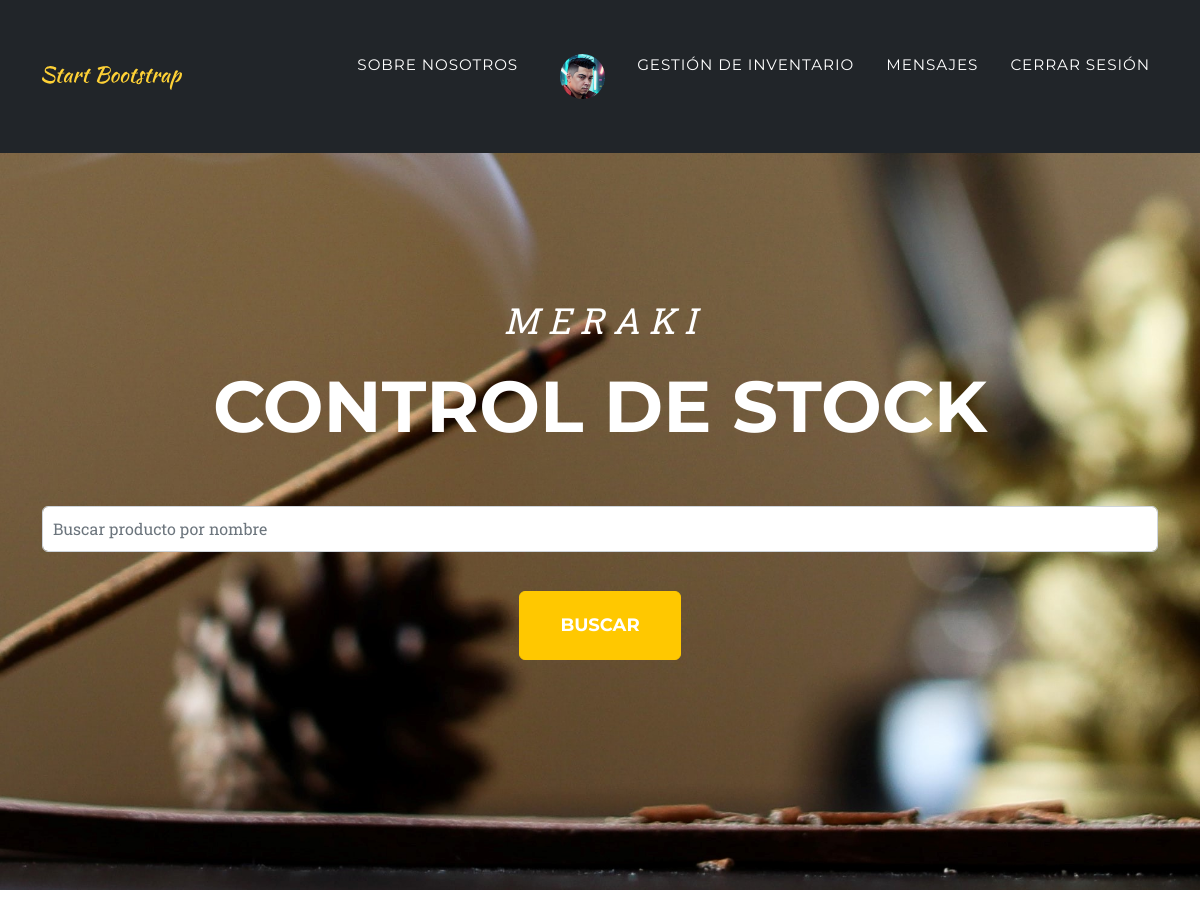
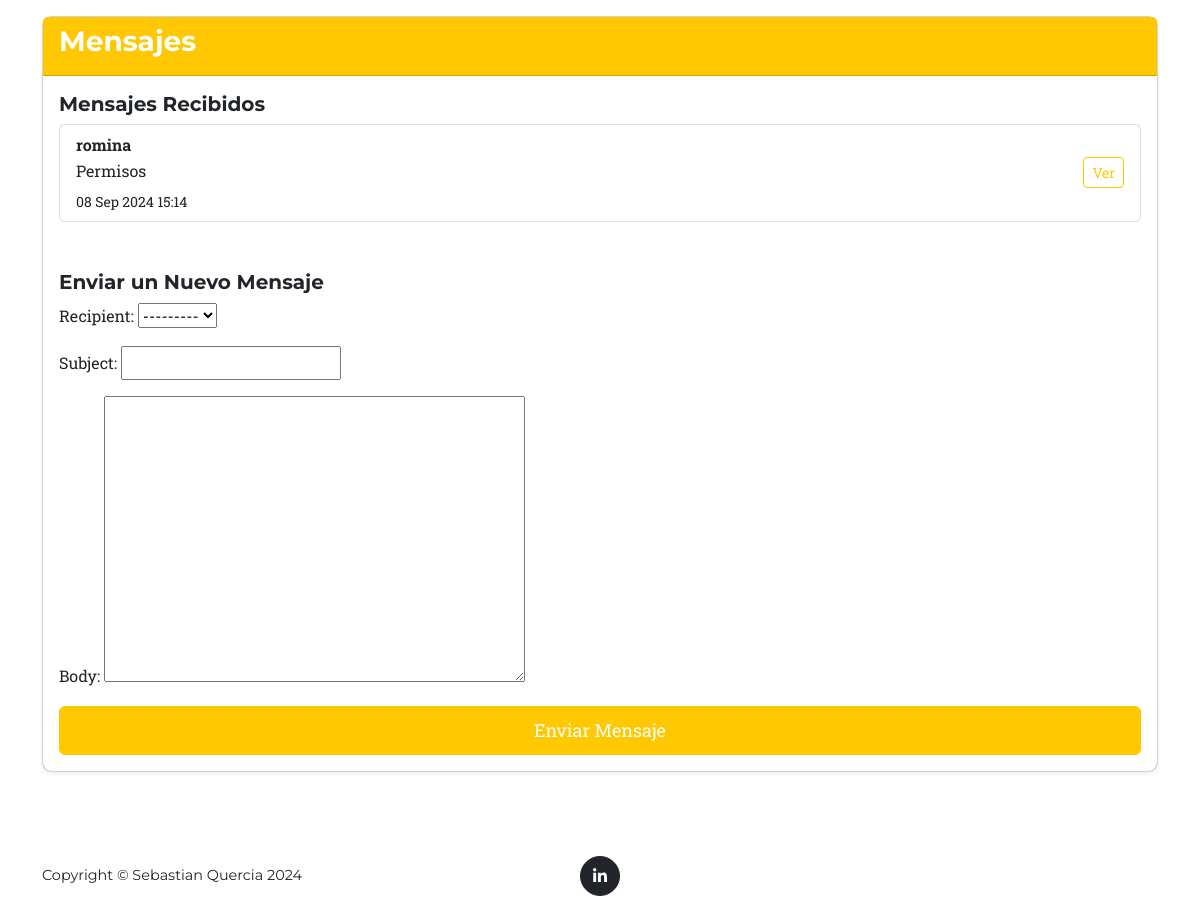
The page /accounts/messages/ (signed in) on the database its author committed (2 pictures, top to bottom).
### accounts/models.py (models this page shows, shortened)
class Profile(models.Model):
    user = models.OneToOneField(User, on_delete=models.CASCADE)
    avatar = models.ImageField(upload_to='avatars/', null=True, blank=True)
    bio = models.TextField(_("Bio"), max_length=500, blank=True)

class Message(models.Model):
    sender = models.ForeignKey(User, related_name='sent_messages', on_delete=models.CASCADE)
    recipient = models.ForeignKey(User, related_name='received_messages', on_delete=models.CASCADE)
    subject = models.CharField(max_length=255)
    body = models.TextField()
    timestamp = models.DateTimeField(auto_now_add=True)

### accounts/views.py (the view, shortened to what this page needs)
# urls.py: path('messages/', MessageView.as_view(), name='messages'),
class MessageView(LoginRequiredMixin, FormView):
    form_class = MessageForm
    template_name = 'accounts/messages.html'
    def get_context_data(self, **kwargs):
        context = super().get_context_data(**kwargs)
        message_id = self.kwargs.get('message_id')
        if message_id:
            message = get_object_or_404(Message, id=message_id, recipient=self.request.user)
            context['message_detail'] = message
        else:
            context['received_messages'] = self.request.user.received_messages.all()
        return context

### accounts/forms.py
class MessageForm(forms.ModelForm):
    class Meta:
        model = Message
        fields = ['recipient', 'subject', 'body']

### accounts/templates/accounts/messages.html (shortened to what this page needs)
{% extends "meraki_app/base.html" %}
{% load static %}
{% block content %}
<div class="container mt-5">
    <div class="row">
        <div class="col-lg-12">
            <div class="card shadow-sm">
                <div class="card-header bg-warning text-white">
                    <h3>Mensajes</h3>
                </div>
                <div class="card-body">
                    {% if message_detail %}
                        <div>
                            <h5>Mensaje de {{ message_detail.sender.username }}</h5>
                            <p><strong>Asunto:</strong> {{ message_detail.subject }}</p>
                            <p><strong>Fecha:</strong> {{ message_detail.timestamp|date:"d M Y H:i" }}</p>
                            <p><strong>Mensaje:</strong> {{ message_detail.body }}</p>
                            <a href="{% url 'messages' %}" class="btn btn-outline-secondary">Volver a la lista de mensajes</a>
                        </div>
                    {% else %}
                        <div class="mb-4">
                            <h5>Mensajes Recibidos</h5>
                            {% if received_messages %}
                                <ul class="list-group">
                                    {% for message in received_messages %}
                                        <li class="list-group-item d-flex justify-content-between align-items-center">
                                            <div>
                                                <strong>{{ message.sender.username }}</strong>
                                                <p class="mb-1">{{ message.subject }}</p>
                                                <small>{{ message.timestamp|date:"d M Y H:i" }}</small>
                                            </div>
                                            <a href="{% url 'message_detail' message.id %}" class="btn btn-outline-primary btn-sm">Ver</a>
                                        </li>
                                    {% endfor %}
                                </ul>
                            {% else %}
                                <p>No tienes mensajes recibidos.</p>
                            {% endif %}
                        </div>
                    {% endif %}
                    <div class="mt-5">
                        <h5>Enviar un Nuevo Mensaje</h5>
                        <form method="post">
                            {{ form.as_p }}
                            <div class="d-grid mt-3">
                                <button type="submit" class="btn btn-warning btn-block">Enviar Mensaje</button>
                            </div>
                        </form>
                    </div>
                </div>
            </div>
        </div>
    </div>
</div>
{% endblock %}

### Meraki_app/templates/meraki_app/base.html (shortened to what this page needs)
{% load static %}
<!DOCTYPE html>
<html lang="en">
    <head>
        <link href="{% static 'meraki_app/css/styles.css' %}" rel="stylesheet" />
    </head>
    <body id="page-top">
        {% block navbar %}
        <nav class="navbar navbar-expand-lg navbar-dark fixed-top" id="mainNav">
            <div class="container">
                <a class="navbar-brand" href="{% url 'inicio' %}">
                    <img src="{% static 'meraki_app/assets/img/navbar-logo.svg' %}" alt="..." />
                </a>
                <div class="collapse navbar-collapse" id="navbarResponsive">
                    <ul class="navbar-nav text-uppercase ms-auto py-4 py-lg-0">
                        <li class="nav-item">
                            <a class="nav-link" href="{% url 'about' %}">Sobre Nosotros</a>
                        </li>
                        {% if user.is_authenticated %}
                            <li class="nav-item">
                                <a class="nav-link" href="{% url 'account_settings' %}">
                                    {% if user.profile.avatar %}
                                        <img src="{{ user.profile.avatar.url }}" alt="Avatar" class="rounded-circle" style="width: 45px; height: 45px; margin-left: 10px;">
                                    {% else %}
                                        <img src="{% static 'meraki_app/assets/img/default-avatar.svg' %}" alt="Default Avatar" class="rounded-circle" style="width: 45px; height: 45px; margin-left: 10px;">
                                    {% endif %}
                                </a>
                            </li>
                            <li class="nav-item">
                                <a class="nav-link" href="{% url 'inventario' %}">Gestión de inventario</a>
                            </li>
                            <li class="nav-item">
                                <a class="nav-link" href="{% url 'messages' %}">Mensajes</a>
                            </li>
                            <li class="nav-item">
                                <a class="nav-link" href="{% url 'logout' %}">Cerrar sesión</a>
                            </li>
                        {% endif %}
                    </ul>
                </div>
            </div>
        </nav>
        {% endblock %}
        {% block masthead %}
        <header class="masthead" id="masthead">
            <div class="container">
                <div class="masthead-subheading">M E R A K I</div>
                <div class="masthead-heading text-uppercase">Control de stock</div>
                <form method="get" action="{% url 'search' %}">
                    <input type="text" name="q" placeholder="Buscar producto por nombre" class="form-control">
                    <button type="submit" class="btn btn-primary btn-xl text-uppercase mt-4">Buscar</button>
                </form>
            </div>
        </header>
        {% endblock %}
        {% block content %}
        {% endblock %}
        {% block footer %}
        <footer class="footer py-4">
            <div class="container">
                <div class="row align-items-center">
                    <div class="col-lg-4 text-lg-start">Copyright &copy; Sebastian Quercia 2024</div>
                    <div class="col-lg-4 my-3 my-lg-0">
                        <a class="btn btn-dark btn-social mx-2" href="https://www.linkedin.com/in/sebastian-quercia/" aria-label="LinkedIn"><i class="fab fa-linkedin-in"></i></a>
                    </div>
                </div>
            </div>
        </footer>
        {% endblock %}
    </body>
</html>

### rows shown on the page
Message: sender.username "romina", subject "Permisos", timestamp "08 Sep 2024 15:14"
